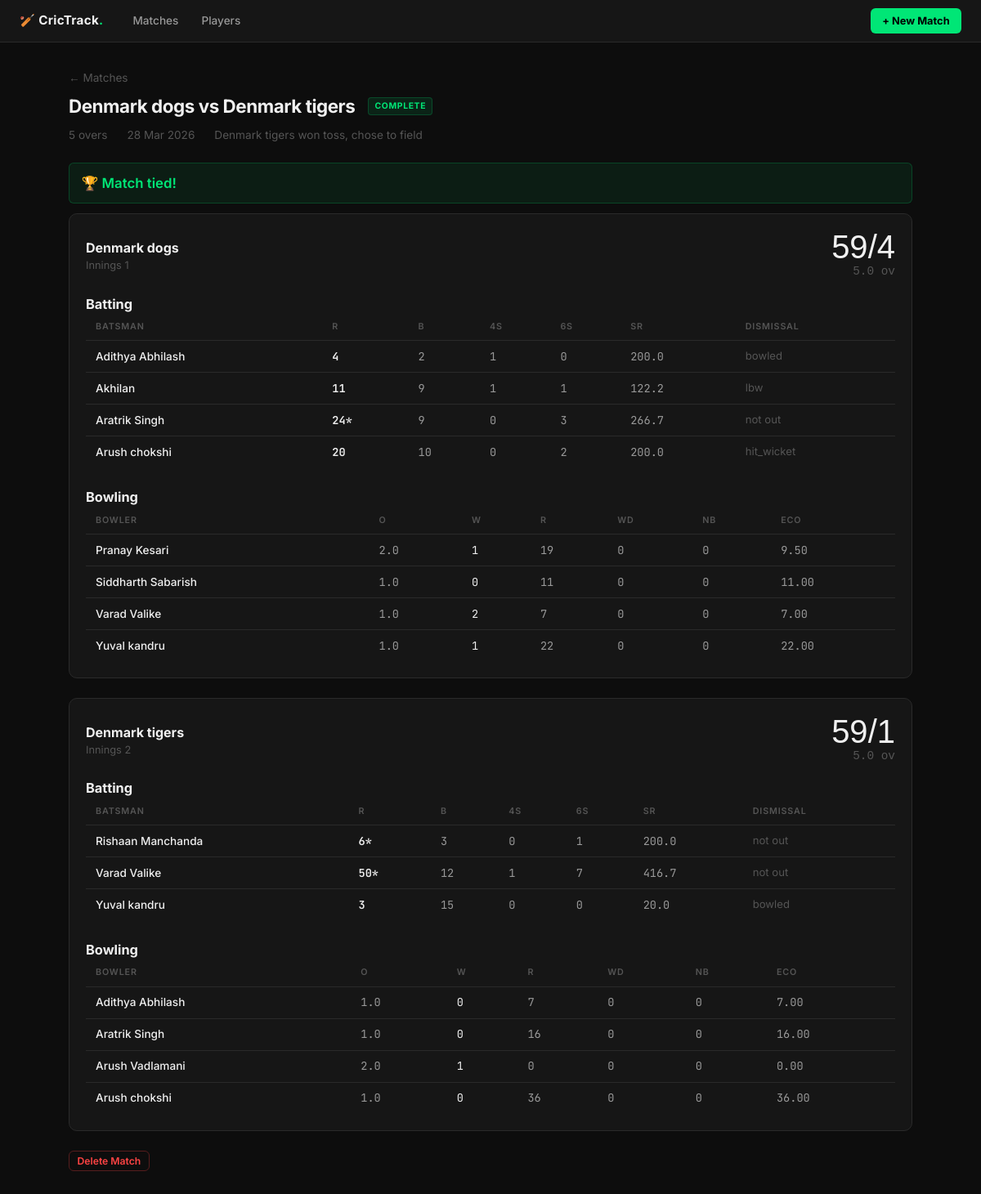
/match/2, run on the app's committed database.
### app.py (models this page shows, shortened)
class Match(db.Model):
    id = db.Column(db.Integer, primary_key=True)
    team_a_name = db.Column(db.String(100), nullable=False)
    team_b_name = db.Column(db.String(100), nullable=False)
    overs = db.Column(db.Integer, nullable=False)
    date = db.Column(db.DateTime, default=datetime.utcnow)
    status = db.Column(db.String(20), default='setup')  # setup, innings1, innings2, complete
    current_innings = db.Column(db.Integer, default=1)
    batting_team = db.Column(db.String(100))
    bowling_team = db.Column(db.String(100))
    winner = db.Column(db.String(100))
    result_text = db.Column(db.String(200))
    toss_winner = db.Column(db.String(100))
    toss_choice = db.Column(db.String(10))
    innings = db.relationship('Innings', backref='match', lazy=True, order_by='Innings.innings_number')
    team_a_players = db.relationship('MatchPlayer', foreign_keys='MatchPlayer.match_id',
                                      primaryjoin="and_(MatchPlayer.match_id==Match.id, MatchPlayer.team=='A')",
                                      lazy=True)
    team_b_players = db.relationship('MatchPlayer', foreign_keys='MatchPlayer.match_id',
                                      primaryjoin="and_(MatchPlayer.match_id==Match.id, MatchPlayer.team=='B')",
                                      lazy=True)

class Innings(db.Model):
    id = db.Column(db.Integer, primary_key=True)
    match_id = db.Column(db.Integer, db.ForeignKey('match.id'), nullable=False)
    innings_number = db.Column(db.Integer, nullable=False)
    batting_team = db.Column(db.String(100))
    bowling_team = db.Column(db.String(100))
    total_runs = db.Column(db.Integer, default=0)
    total_wickets = db.Column(db.Integer, default=0)
    total_balls = db.Column(db.Integer, default=0)
    extras = db.Column(db.Integer, default=0)
    is_complete = db.Column(db.Boolean, default=False)
    target = db.Column(db.Integer)
    balls = db.relationship('Ball', backref='innings', lazy=True, order_by='Ball.id')
    batting_performances = db.relationship('BattingPerformance', backref='innings', lazy=True)
    bowling_performances = db.relationship('BowlingPerformance', backref='innings', lazy=True)
    fielding_performances = db.relationship('FieldingPerformance', backref='innings', lazy=True)
    def current_over(self):
        return self.total_balls // 6
    def current_ball_in_over(self):
        return self.total_balls % 6
    def over_display(self):
        return f"{self.current_over()}.{self.current_ball_in_over()}"

class BattingPerformance(db.Model):
    id = db.Column(db.Integer, primary_key=True)
    match_id = db.Column(db.Integer, db.ForeignKey('match.id'), nullable=False)
    innings_id = db.Column(db.Integer, db.ForeignKey('innings.id'), nullable=False)
    player_id = db.Column(db.Integer, db.ForeignKey('player.id'), nullable=False)
    runs = db.Column(db.Integer, default=0)
    balls_faced = db.Column(db.Integer, default=0)
    fours = db.Column(db.Integer, default=0)
    sixes = db.Column(db.Integer, default=0)
    dismissed = db.Column(db.Boolean, default=False)
    dismissal_type = db.Column(db.String(50))
    batting_position = db.Column(db.Integer)
    is_active = db.Column(db.Boolean, default=False)

class Player(db.Model):
    id = db.Column(db.Integer, primary_key=True)
    name = db.Column(db.String(100), nullable=False, unique=True)
    created_at = db.Column(db.DateTime, default=datetime.utcnow)
    batting_innings = db.relationship('BattingPerformance', backref='player', lazy=True)
    bowling_innings = db.relationship('BowlingPerformance', backref='player', lazy=True)
    fielding_innings = db.relationship('FieldingPerformance', backref='player', lazy=True)

class BowlingPerformance(db.Model):
    id = db.Column(db.Integer, primary_key=True)
    match_id = db.Column(db.Integer, db.ForeignKey('match.id'), nullable=False)
    innings_id = db.Column(db.Integer, db.ForeignKey('innings.id'), nullable=False)
    player_id = db.Column(db.Integer, db.ForeignKey('player.id'), nullable=False)
    balls_bowled = db.Column(db.Integer, default=0)
    runs_conceded = db.Column(db.Integer, default=0)
    wickets = db.Column(db.Integer, default=0)
    wides = db.Column(db.Integer, default=0)
    no_balls = db.Column(db.Integer, default=0)
    is_active = db.Column(db.Boolean, default=False)

### app.py (the view)
@app.route('/match/<int:match_id>')
def match_detail(match_id):
    match = Match.query.get_or_404(match_id)
    innings_list = Innings.query.filter_by(match_id=match_id).all()
    return render_template('match_detail.html', match=match, innings_list=innings_list)

### templates/match_detail.html (shortened to what this page needs)
{% extends "base.html" %}
{% block content %}
<div style="margin-bottom:0.5rem;">
    <a href="/" style="font-size:0.85rem; color:var(--text-dim);">← Matches</a>
</div>
<div style="display:flex; align-items:center; gap:1rem; margin-bottom:0.5rem;">
    <h1 style="margin:0;">{{ match.team_a_name }} vs {{ match.team_b_name }}</h1>
    {% if match.status == 'complete' %}
        <span class="badge badge-green">Complete</span>
    {% elif 'innings' in match.status %}
        <span class="badge badge-amber">Live</span>
    {% endif %}
</div>
<div style="color:var(--text-dim); font-size:0.85rem; margin-bottom:1.5rem; display:flex; gap:1.5rem;">
    <span>{{ match.overs }} overs</span>
    <span>{{ match.date.strftime('%d %b %Y') }}</span>
    {% if match.toss_winner %}
        <span>{{ match.toss_winner }} won toss, chose to {{ match.toss_choice }}</span>
    {% endif %}
</div>
{% if match.status == 'complete' and match.result_text %}
<div class="alert alert-success" style="font-size:1.05rem; font-weight:600;">
    🏆 {{ match.result_text }}
</div>
{% endif %}
{% for innings in innings_list %}
<div class="card" style="margin-bottom:1.5rem;">
    <div style="display:flex; align-items:center; justify-content:space-between; margin-bottom:1rem;">
        <div>
            <h2 style="margin:0;">{{ innings.batting_team }}</h2>
            <div style="font-size:0.8rem; color:var(--text-dim);">Innings {{ innings.innings_number }}</div>
        </div>
        <div style="text-align:right;">
            <div style="font-family:'Bebas Neue',sans-serif; font-size:2.5rem; color:var(--green); line-height:1;">
                {{ innings.total_runs }}/{{ innings.total_wickets }}
            </div>
            <div style="font-family:'DM Mono',monospace; color:var(--text-dim); font-size:0.9rem;">
                {{ innings.over_display() }} ov
            </div>
        </div>
    </div>
    <h3>Batting</h3>
    {% set bat_perfs = innings.batting_performances | selectattr('balls_faced', '>', 0) | list %}
    {% if bat_perfs %}
    <table style="margin-bottom:1.5rem;">
        <thead><tr><th>Batsman</th><th>R</th><th>B</th><th>4s</th><th>6s</th><th>SR</th><th>Dismissal</th></tr></thead>
        <tbody>
            {% for b in bat_perfs %}
            <tr>
                <td><a href="/player/{{ b.player_id }}" style="color:var(--text); font-weight:500;">{{ b.player.name }}</a></td>
                <td class="mono" style="font-weight:600; color:var(--text);">{{ b.runs }}{% if not b.dismissed %}*{% endif %}</td>
                <td class="mono">{{ b.balls_faced }}</td>
                <td class="mono">{{ b.fours }}</td>
                <td class="mono">{{ b.sixes }}</td>
                <td class="mono">{{ "%.1f"|format(b.runs / b.balls_faced * 100) if b.balls_faced else '-' }}</td>
                <td style="font-size:0.82rem; color:var(--text-dim);">{{ b.dismissal_type or 'not out' }}</td>
            </tr>
            {% endfor %}
        </tbody>
    </table>
    {% endif %}
    <h3>Bowling</h3>
    {% set bowl_perfs = innings.bowling_performances | selectattr('balls_bowled', '>', 0) | list %}
    {% if bowl_perfs %}
    <table>
        <thead><tr><th>Bowler</th><th>O</th><th>W</th><th>R</th><th>Wd</th><th>Nb</th><th>Eco</th></tr></thead>
        <tbody>
            {% for b in bowl_perfs %}
            <tr>
                <td><a href="/player/{{ b.player_id }}" style="color:var(--text); font-weight:500;">{{ b.player.name }}</a></td>
                <td class="mono">{{ b.balls_bowled // 6 }}.{{ b.balls_bowled % 6 }}</td>
                <td class="mono" style="color:var(--green);">{{ b.wickets }}</td>
                <td class="mono">{{ b.runs_conceded }}</td>
                <td class="mono">{{ b.wides }}</td>
                <td class="mono">{{ b.no_balls }}</td>
                <td class="mono">{{ "%.2f"|format(b.runs_conceded / (b.balls_bowled / 6)) if b.balls_bowled >= 6 else '-' }}</td>
            </tr>
            {% endfor %}
        </tbody>
    </table>
    {% endif %}
    {% set field_perfs = innings.fielding_performances | selectattr('catches', '>', 0) | list %}
    {% set runout_perfs = innings.fielding_performances | selectattr('run_outs', '>', 0) | list %}
</div>
{% endfor %}
<div style="margin-top:1rem;">
    <button class="btn btn-danger btn-sm" onclick="if(confirm('Delete this match and all its data?')) deleteMatch()">Delete Match</button>
</div>
{% endblock %}

### templates/base.html (style rules this page uses)
:root { --bg: #0d0d0d; --surface: #161616; --surface2: #1f1f1f; --surface3: #252525; --border: #2a2a2a; --border2: #333; --accent: #00e676; --accent-dim:#00c853; --amber: #ffb300; --red: #ff4444; --blue: #448aff; --text: #f0f0f0; --text-mid: #999; --text-dim: #555; --radius: 6px; --radius-lg: 10px; }
*, *::before, *::after { box-sizing: border-box; margin: 0; padding: 0; }
body { background: var(--bg); color: var(--text); font-family: 'Inter', sans-serif; font-size: 14px; line-height: 1.5; min-height: 100vh; -webkit-font-smoothing: antialiased; }
h1 { font-size: 1.4rem; font-weight: 700; letter-spacing: -0.02em; margin-bottom: 1.25rem; }
h2 { font-size: 1rem; font-weight: 700; margin-bottom: 0.75rem; }
.card { background: var(--surface); border: 1px solid var(--border); border-radius: var(--radius-lg); padding: 1.25rem; margin-bottom: 0.75rem; }
.btn { display: inline-flex; align-items: center; justify-content: center; gap: 0.35rem; padding: 0.42rem 1rem; border-radius: var(--radius); border: 1px solid transparent; cursor: pointer; font-family: 'Inter', sans-serif; font-size: 0.82rem; font-weight: 600; transition: all 0.1s; text-decoration: none; white-space: nowrap; }
.btn-danger { background: transparent; color: var(--red); border-color: rgba(255,68,68,0.3); }
.btn-sm { padding: 0.28rem 0.6rem; font-size: 0.76rem; }
table { width: 100%; border-collapse: collapse; }
th { font-size: 0.67rem; font-weight: 600; text-transform: uppercase; letter-spacing: 0.08em; color: var(--text-dim); padding: 0.5rem 0.75rem; text-align: left; border-bottom: 1px solid var(--border); }
td { padding: 0.55rem 0.75rem; border-bottom: 1px solid var(--border); color: var(--text-mid); font-size: 0.85rem; }
tr:last-child td { border-bottom: none; }
.mono { font-family: 'JetBrains Mono', monospace; }
.badge { display: inline-flex; align-items: center; padding: 0.12rem 0.45rem; border-radius: 4px; font-size: 0.65rem; font-weight: 700; letter-spacing: 0.06em; text-transform: uppercase; }
.badge-green { background: rgba(0,230,118,0.1); color: var(--accent); border: 1px solid rgba(0,230,118,0.2); }
.alert { padding: 0.7rem 0.9rem; border-radius: var(--radius); font-size: 0.84rem; margin-bottom: 0.75rem; }
.alert-success { background: rgba(0,230,118,0.07); border: 1px solid rgba(0,230,118,0.2); color: var(--accent); }
a { color: var(--accent); text-decoration: none; }

### data on the page
Match: team_a_name "Denmark dogs", team_b_name "Denmark tigers", overs "5", date "28 Mar 2026", toss_winner "Denmark tigers", toss_choice "field", result_text "Match tied!"
Innings: batting_team "Denmark dogs", innings_number "1", total_runs "59", total_wickets "4", over_display "5.0"
BattingPerformance: player.name "Adithya Abhilash", runs "4", balls_faced "2", fours "1", sixes "0", balls_faced+runs "200.0", dismissal_type "bowled"
BattingPerformance: player.name "Akhilan", runs "11", balls_faced "9", fours "1", sixes "1", balls_faced+runs "122.2", dismissal_type "lbw"
BattingPerformance: player.name "Aratrik Singh", runs "24", balls_faced "9", fours "0", sixes "3", balls_faced+runs "266.7", dismissal_type "not out"
BattingPerformance: player.name "Arush chokshi", runs "20", balls_faced "10", fours "0", sixes "2", balls_faced+runs "200.0", dismissal_type "hit_wicket"
BowlingPerformance: player.name "Pranay Kesari", balls_bowled "2", b.balls_bowled%6 "0", wickets "1", runs_conceded "19", wides "0", no_balls "0", balls_bowled+runs_conceded "9.50"
BowlingPerformance: player.name "Siddharth Sabarish", balls_bowled "1", b.balls_bowled%6 "0", wickets "0", runs_conceded "11", wides "0", no_balls "0", balls_bowled+runs_conceded "11.00"
BowlingPerformance: player.name "Varad Valike", balls_bowled "1", b.balls_bowled%6 "0", wickets "2", runs_conceded "7", wides "0", no_balls "0", balls_bowled+runs_conceded "7.00"
BowlingPerformance: player.name "Yuval kandru", balls_bowled "1", b.balls_bowled%6 "0", wickets "1", runs_conceded "22", wides "0", no_balls "0", balls_bowled+runs_conceded "22.00"
Innings: batting_team "Denmark tigers", innings_number "2", total_runs "59", total_wickets "1", over_display "5.0"
BattingPerformance: player.name "Rishaan Manchanda", runs "6", balls_faced "3", fours "0", sixes "1", balls_faced+runs "200.0", dismissal_type "not out"
BattingPerformance: player.name "Varad Valike", runs "50", balls_faced "12", fours "1", sixes "7", balls_faced+runs "416.7", dismissal_type "not out"
BattingPerformance: player.name "Yuval kandru", runs "3", balls_faced "15", fours "0", sixes "0", balls_faced+runs "20.0", dismissal_type "bowled"
BowlingPerformance: player.name "Adithya Abhilash", balls_bowled "1", b.balls_bowled%6 "0", wickets "0", runs_conceded "7", wides "0", no_balls "0", balls_bowled+runs_conceded "7.00"
BowlingPerformance: player.name "Aratrik Singh", balls_bowled "1", b.balls_bowled%6 "0", wickets "0", runs_conceded "16", wides "0", no_balls "0", balls_bowled+runs_conceded "16.00"
BowlingPerformance: player.name "Arush Vadlamani", balls_bowled "2", b.balls_bowled%6 "0", wickets "1", runs_conceded "0", wides "0", no_balls "0", balls_bowled+runs_conceded "0.00"
BowlingPerformance: player.name "Arush chokshi", balls_bowled "1", b.balls_bowled%6 "0", wickets "0", runs_conceded "36", wides "0", no_balls "0", balls_bowled+runs_conceded "36.00"
